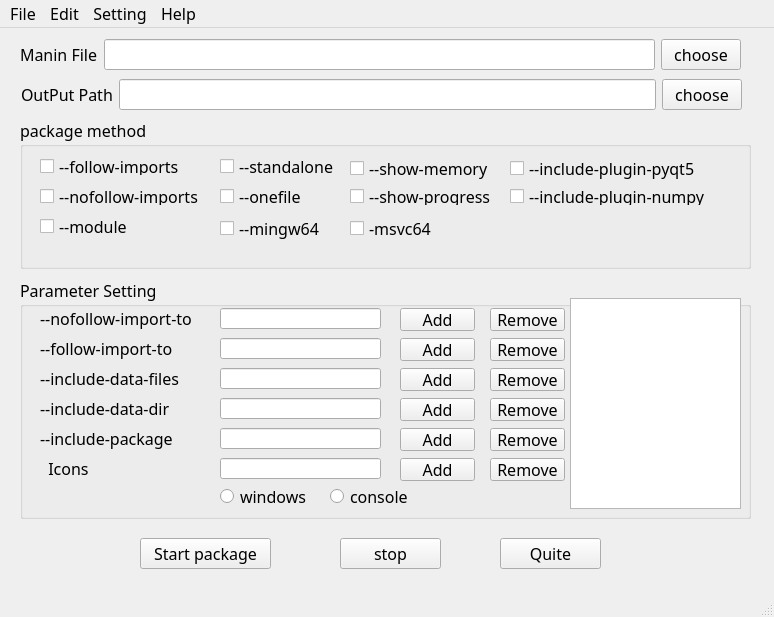
<?xml version="1.0" encoding="UTF-8"?>
<ui version="4.0">
 <class>MainWindow</class>
 <widget class="QMainWindow" name="MainWindow">
  <property name="geometry">
   <rect>
    <x>0</x>
    <y>0</y>
    <width>774</width>
    <height>617</height>
   </rect>
  </property>
  <property name="font">
   <font>
    <family>微软雅黑</family>
    <pointsize>12</pointsize>
   </font>
  </property>
  <property name="windowTitle">
   <string>AutoNuitka</string>
  </property>
  <widget class="QWidget" name="centralwidget">
   <widget class="QGroupBox" name="groupBox">
    <property name="geometry">
     <rect>
      <x>20</x>
      <y>90</y>
      <width>731</width>
      <height>151</height>
     </rect>
    </property>
    <property name="title">
     <string>package method</string>
    </property>
    <widget class="QCheckBox" name="checkBox">
     <property name="geometry">
      <rect>
       <x>20</x>
       <y>40</y>
       <width>151</width>
       <height>17</height>
      </rect>
     </property>
     <property name="text">
      <string>--follow-imports</string>
     </property>
    </widget>
    <widget class="QCheckBox" name="checkBox_2">
     <property name="geometry">
      <rect>
       <x>200</x>
       <y>100</y>
       <width>111</width>
       <height>21</height>
      </rect>
     </property>
     <property name="text">
      <string>--mingw64</string>
     </property>
    </widget>
    <widget class="QCheckBox" name="checkBox_3">
     <property name="geometry">
      <rect>
       <x>200</x>
       <y>40</y>
       <width>141</width>
       <height>17</height>
      </rect>
     </property>
     <property name="text">
      <string>--standalone</string>
     </property>
    </widget>
    <widget class="QCheckBox" name="checkBox_4">
     <property name="geometry">
      <rect>
       <x>200</x>
       <y>70</y>
       <width>141</width>
       <height>17</height>
      </rect>
     </property>
     <property name="text">
      <string>--onefile</string>
     </property>
    </widget>
    <widget class="QCheckBox" name="checkBox_5">
     <property name="geometry">
      <rect>
       <x>330</x>
       <y>40</y>
       <width>151</width>
       <height>21</height>
      </rect>
     </property>
     <property name="text">
      <string>--show-memory</string>
     </property>
    </widget>
    <widget class="QCheckBox" name="checkBox_6">
     <property name="geometry">
      <rect>
       <x>330</x>
       <y>70</y>
       <width>151</width>
       <height>17</height>
      </rect>
     </property>
     <property name="text">
      <string>--show-progress</string>
     </property>
    </widget>
    <widget class="QCheckBox" name="checkBox_7">
     <property name="geometry">
      <rect>
       <x>20</x>
       <y>100</y>
       <width>91</width>
       <height>17</height>
      </rect>
     </property>
     <property name="text">
      <string>--module </string>
     </property>
    </widget>
    <widget class="QCheckBox" name="checkBox_8">
     <property name="geometry">
      <rect>
       <x>20</x>
       <y>70</y>
       <width>171</width>
       <height>17</height>
      </rect>
     </property>
     <property name="text">
      <string>--nofollow-imports</string>
     </property>
    </widget>
    <widget class="QCheckBox" name="checkBox_17">
     <property name="geometry">
      <rect>
       <x>490</x>
       <y>70</y>
       <width>211</width>
       <height>17</height>
      </rect>
     </property>
     <property name="text">
      <string>--include-plugin-numpy</string>
     </property>
    </widget>
    <widget class="QCheckBox" name="checkBox_9">
     <property name="geometry">
      <rect>
       <x>490</x>
       <y>40</y>
       <width>221</width>
       <height>21</height>
      </rect>
     </property>
     <property name="text">
      <string>--include-plugin-pyqt5</string>
     </property>
    </widget>
    <widget class="QCheckBox" name="checkBox_10">
     <property name="geometry">
      <rect>
       <x>330</x>
       <y>100</y>
       <width>101</width>
       <height>21</height>
      </rect>
     </property>
     <property name="text">
      <string>-msvc64</string>
     </property>
    </widget>
   </widget>
   <widget class="QGroupBox" name="groupBox_2">
    <property name="geometry">
     <rect>
      <x>20</x>
      <y>250</y>
      <width>731</width>
      <height>241</height>
     </rect>
    </property>
    <property name="title">
     <string>Parameter Setting</string>
    </property>
    <widget class="QLabel" name="label_3">
     <property name="geometry">
      <rect>
       <x>20</x>
       <y>30</y>
       <width>171</width>
       <height>21</height>
      </rect>
     </property>
     <property name="text">
      <string>--nofollow-import-to</string>
     </property>
    </widget>
    <widget class="QLineEdit" name="lineEdit_3">
     <property name="geometry">
      <rect>
       <x>200</x>
       <y>30</y>
       <width>161</width>
       <height>21</height>
      </rect>
     </property>
    </widget>
    <widget class="QPushButton" name="pushButton_3">
     <property name="geometry">
      <rect>
       <x>380</x>
       <y>30</y>
       <width>75</width>
       <height>23</height>
      </rect>
     </property>
     <property name="text">
      <string>Add</string>
     </property>
    </widget>
    <widget class="QPushButton" name="pushButton_10">
     <property name="geometry">
      <rect>
       <x>470</x>
       <y>30</y>
       <width>75</width>
       <height>23</height>
      </rect>
     </property>
     <property name="text">
      <string>Remove</string>
     </property>
    </widget>
    <widget class="QLabel" name="label_5">
     <property name="geometry">
      <rect>
       <x>20</x>
       <y>150</y>
       <width>271</width>
       <height>21</height>
      </rect>
     </property>
     <property name="text">
      <string>--include-package</string>
     </property>
    </widget>
    <widget class="QLineEdit" name="lineEdit_4">
     <property name="geometry">
      <rect>
       <x>200</x>
       <y>60</y>
       <width>161</width>
       <height>21</height>
      </rect>
     </property>
    </widget>
    <widget class="QPushButton" name="pushButton_4">
     <property name="geometry">
      <rect>
       <x>380</x>
       <y>60</y>
       <width>75</width>
       <height>23</height>
      </rect>
     </property>
     <property name="text">
      <string>Add</string>
     </property>
    </widget>
    <widget class="QPushButton" name="pushButton_12">
     <property name="geometry">
      <rect>
       <x>470</x>
       <y>60</y>
       <width>75</width>
       <height>23</height>
      </rect>
     </property>
     <property name="text">
      <string>Remove</string>
     </property>
    </widget>
    <widget class="QLabel" name="label_6">
     <property name="geometry">
      <rect>
       <x>20</x>
       <y>90</y>
       <width>271</width>
       <height>21</height>
      </rect>
     </property>
     <property name="text">
      <string>--include-data-files</string>
     </property>
    </widget>
    <widget class="QLineEdit" name="lineEdit_5">
     <property name="geometry">
      <rect>
       <x>200</x>
       <y>90</y>
       <width>161</width>
       <height>21</height>
      </rect>
     </property>
    </widget>
    <widget class="QPushButton" name="pushButton_5">
     <property name="geometry">
      <rect>
       <x>380</x>
       <y>90</y>
       <width>75</width>
       <height>23</height>
      </rect>
     </property>
     <property name="text">
      <string>Add</string>
     </property>
    </widget>
    <widget class="QPushButton" name="pushButton_14">
     <property name="geometry">
      <rect>
       <x>470</x>
       <y>90</y>
       <width>75</width>
       <height>23</height>
      </rect>
     </property>
     <property name="text">
      <string>Remove</string>
     </property>
    </widget>
    <widget class="QTextBrowser" name="textBrowser">
     <property name="geometry">
      <rect>
       <x>550</x>
       <y>20</y>
       <width>171</width>
       <height>211</height>
      </rect>
     </property>
    </widget>
    <widget class="QLabel" name="label_7">
     <property name="geometry">
      <rect>
       <x>20</x>
       <y>120</y>
       <width>151</width>
       <height>21</height>
      </rect>
     </property>
     <property name="text">
      <string>--include-data-dir</string>
     </property>
    </widget>
    <widget class="QLineEdit" name="lineEdit_8">
     <property name="geometry">
      <rect>
       <x>200</x>
       <y>120</y>
       <width>161</width>
       <height>21</height>
      </rect>
     </property>
    </widget>
    <widget class="QPushButton" name="pushButton_15">
     <property name="geometry">
      <rect>
       <x>380</x>
       <y>120</y>
       <width>75</width>
       <height>23</height>
      </rect>
     </property>
     <property name="text">
      <string>Add</string>
     </property>
    </widget>
    <widget class="QPushButton" name="pushButton_16">
     <property name="geometry">
      <rect>
       <x>470</x>
       <y>120</y>
       <width>75</width>
       <height>23</height>
      </rect>
     </property>
     <property name="text">
      <string>Remove</string>
     </property>
    </widget>
    <widget class="QLabel" name="label_8">
     <property name="geometry">
      <rect>
       <x>20</x>
       <y>60</y>
       <width>171</width>
       <height>21</height>
      </rect>
     </property>
     <property name="text">
      <string>--follow-import-to</string>
     </property>
    </widget>
    <widget class="QLineEdit" name="lineEdit_9">
     <property name="geometry">
      <rect>
       <x>200</x>
       <y>150</y>
       <width>161</width>
       <height>21</height>
      </rect>
     </property>
    </widget>
    <widget class="QPushButton" name="pushButton_17">
     <property name="geometry">
      <rect>
       <x>470</x>
       <y>150</y>
       <width>75</width>
       <height>23</height>
      </rect>
     </property>
     <property name="text">
      <string>Remove</string>
     </property>
    </widget>
    <widget class="QPushButton" name="pushButton_18">
     <property name="geometry">
      <rect>
       <x>380</x>
       <y>150</y>
       <width>75</width>
       <height>23</height>
      </rect>
     </property>
     <property name="text">
      <string>Add</string>
     </property>
    </widget>
    <widget class="QLabel" name="label_4">
     <property name="geometry">
      <rect>
       <x>20</x>
       <y>180</y>
       <width>61</width>
       <height>21</height>
      </rect>
     </property>
     <property name="text">
      <string>  Icons</string>
     </property>
    </widget>
    <widget class="QLineEdit" name="lineEdit_6">
     <property name="geometry">
      <rect>
       <x>200</x>
       <y>180</y>
       <width>161</width>
       <height>21</height>
      </rect>
     </property>
    </widget>
    <widget class="QPushButton" name="pushButton_19">
     <property name="geometry">
      <rect>
       <x>470</x>
       <y>180</y>
       <width>75</width>
       <height>23</height>
      </rect>
     </property>
     <property name="text">
      <string>Remove</string>
     </property>
    </widget>
    <widget class="QPushButton" name="pushButton_20">
     <property name="geometry">
      <rect>
       <x>380</x>
       <y>180</y>
       <width>75</width>
       <height>23</height>
      </rect>
     </property>
     <property name="text">
      <string>Add</string>
     </property>
    </widget>
    <widget class="QRadioButton" name="radioButton">
     <property name="geometry">
      <rect>
       <x>200</x>
       <y>210</y>
       <width>89</width>
       <height>17</height>
      </rect>
     </property>
     <property name="text">
      <string>windows</string>
     </property>
    </widget>
    <widget class="QRadioButton" name="radioButton_2">
     <property name="geometry">
      <rect>
       <x>310</x>
       <y>210</y>
       <width>101</width>
       <height>17</height>
      </rect>
     </property>
     <property name="text">
      <string>console</string>
     </property>
    </widget>
   </widget>
   <widget class="QPushButton" name="pushButton_7">
    <property name="geometry">
     <rect>
      <x>140</x>
      <y>510</y>
      <width>131</width>
      <height>31</height>
     </rect>
    </property>
    <property name="text">
     <string>Start package</string>
    </property>
   </widget>
   <widget class="QPushButton" name="pushButton_8">
    <property name="geometry">
     <rect>
      <x>340</x>
      <y>510</y>
      <width>101</width>
      <height>31</height>
     </rect>
    </property>
    <property name="text">
     <string>stop</string>
    </property>
   </widget>
   <widget class="QPushButton" name="pushButton_9">
    <property name="geometry">
     <rect>
      <x>500</x>
      <y>510</y>
      <width>101</width>
      <height>31</height>
     </rect>
    </property>
    <property name="text">
     <string>Quite</string>
    </property>
   </widget>
   <widget class="QWidget" name="layoutWidget">
    <property name="geometry">
     <rect>
      <x>20</x>
      <y>10</y>
      <width>721</width>
      <height>33</height>
     </rect>
    </property>
    <layout class="QHBoxLayout" name="horizontalLayout">
     <item>
      <widget class="QLabel" name="label">
       <property name="text">
        <string>Manin File</string>
       </property>
      </widget>
     </item>
     <item>
      <widget class="QLineEdit" name="lineEdit"/>
     </item>
     <item>
      <widget class="QPushButton" name="pushButton">
       <property name="text">
        <string>choose</string>
       </property>
      </widget>
     </item>
    </layout>
   </widget>
   <widget class="QWidget" name="layoutWidget">
    <property name="geometry">
     <rect>
      <x>21</x>
      <y>50</y>
      <width>721</width>
      <height>33</height>
     </rect>
    </property>
    <layout class="QHBoxLayout" name="horizontalLayout_2">
     <item>
      <widget class="QLabel" name="label_2">
       <property name="text">
        <string>OutPut Path</string>
       </property>
      </widget>
     </item>
     <item>
      <widget class="QLineEdit" name="lineEdit_2"/>
     </item>
     <item>
      <widget class="QPushButton" name="pushButton_2">
       <property name="text">
        <string>choose</string>
       </property>
      </widget>
     </item>
    </layout>
   </widget>
  </widget>
  <widget class="QMenuBar" name="menubar">
   <property name="geometry">
    <rect>
     <x>0</x>
     <y>0</y>
     <width>774</width>
     <height>26</height>
    </rect>
   </property>
   <widget class="QMenu" name="menu">
    <property name="title">
     <string>File</string>
    </property>
   </widget>
   <widget class="QMenu" name="menu_2">
    <property name="title">
     <string>Edit</string>
    </property>
   </widget>
   <widget class="QMenu" name="menu_3">
    <property name="title">
     <string>Setting</string>
    </property>
   </widget>
   <widget class="QMenu" name="menu_4">
    <property name="title">
     <string>Help</string>
    </property>
   </widget>
   <addaction name="menu"/>
   <addaction name="menu_2"/>
   <addaction name="menu_3"/>
   <addaction name="menu_4"/>
  </widget>
  <widget class="QStatusBar" name="statusbar"/>
 </widget>
 <resources/>
 <connections/>
</ui>
